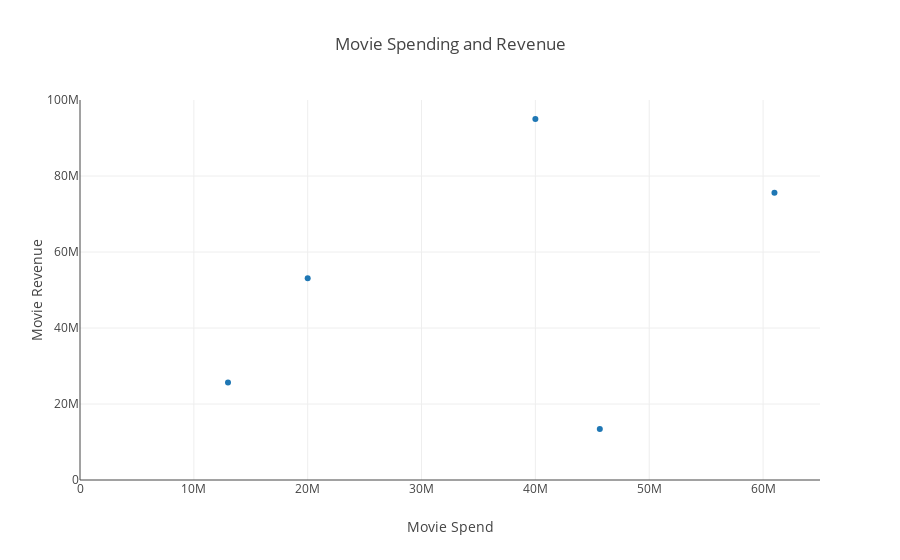

The notebook cell this image was saved under:
### Code cell
import plotly
from plotly import graph_objs

plotly.offline.init_notebook_mode(connected=True)

trace0 = graph_objs.Scatter(
    text=list(map(lambda movie: movie['title'],first_five_movies)),
    x=list(map(lambda movie: movie['budget'],first_five_movies)),
    y=list(map(lambda movie: movie['domgross'],first_five_movies)),
    mode="markers",
)

layout = dict(title = 'Styled Scatter',
              yaxis = dict(zeroline = False),
              xaxis = dict(zeroline = False)
             )

layout= graph_objs.Layout(
    title= 'Movie Spending and Revenue',
    xaxis= dict(
        title= 'Movie Spend',
        zeroline = True,
        range=[0, 65000000]
    ),
    yaxis=dict(
        title= 'Movie Revenue',
        zeroline = True,
        range=[0, 100000000]
    ),
    showlegend= False
)
plotly.offline.iplot(dict(data=[trace0], layout=layout))

### Figure 1 — Plotly figure (JSON) as saved in the notebook; plotly's stock layout.template omitted (floating-point values rounded to 4 significant figures)
{"data": [{"mode": "markers", "text": ["21 &amp; Over", "Dredd 3D", "12 Years a Slave", "2 Guns", "42"], "type": "scatter", "x": [13000000, 45658735, 20000000, 61000000, 40000000], "y": [25682380, 13414714, 53107035, 75612460, 95020213]}], "layout": {"showlegend": false, "title": "Movie Spending and Revenue", "xaxis": {"range": [0, 65000000], "title": "Movie Spend", "zeroline": true}, "yaxis": {"range": [0, 100000000], "title": "Movie Revenue", "zeroline": true}}}
